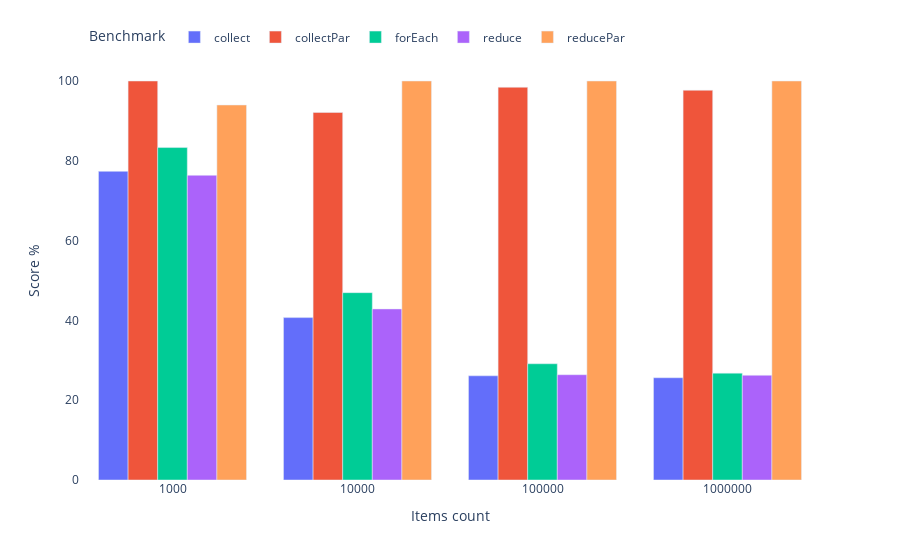

Notebook source saved alongside this figure:
### Code cell
write_chart(chart,profile,benchmark)

### Figure 1 — Plotly figure (JSON) as saved in the notebook; plotly's stock layout.template omitted (floating-point values rounded to 4 significant figures)
{"data": [{"alignmentgroup": "True", "hovertemplate": "Benchmark=collect<br>Items count=%{x}<br>Score %=%{y}<extra></extra>", "legendgroup": "collect", "marker": {"color": "#636efa", "pattern": {"shape": ""}}, "name": "collect", "offsetgroup": "collect", "orientation": "v", "showlegend": true, "textposition": "auto", "type": "bar", "x": ["1000", "10000", "100000", "1000000"], "xaxis": "x", "y": [77.35, 40.7, 26.11, 25.63], "yaxis": "y"}, {"alignmentgroup": "True", "hovertemplate": "Benchmark=collectPar<br>Items count=%{x}<br>Score %=%{y}<extra></extra>", "legendgroup": "collectPar", "marker": {"color": "#EF553B", "pattern": {"shape": ""}}, "name": "collectPar", "offsetgroup": "collectPar", "orientation": "v", "showlegend": true, "textposition": "auto", "type": "bar", "x": ["1000", "10000", "100000", "1000000"], "xaxis": "x", "y": [100, 92.11, 98.43, 97.68], "yaxis": "y"}, {"alignmentgroup": "True", "hovertemplate": "Benchmark=forEach<br>Items count=%{x}<br>Score %=%{y}<extra></extra>", "legendgroup": "forEach", "marker": {"color": "#00cc96", "pattern": {"shape": ""}}, "name": "forEach", "offsetgroup": "forEach", "orientation": "v", "showlegend": true, "textposition": "auto", "type": "bar", "x": ["1000", "10000", "100000", "1000000"], "xaxis": "x", "y": [83.32, 46.95, 29.14, 26.78], "yaxis": "y"}, {"alignmentgroup": "True", "hovertemplate": "Benchmark=reduce<br>Items count=%{x}<br>Score %=%{y}<extra></extra>", "legendgroup": "reduce", "marker": {"color": "#ab63fa", "pattern": {"shape": ""}}, "name": "reduce", "offsetgroup": "reduce", "orientation": "v", "showlegend": true, "textposition": "auto", "type": "bar", "x": ["1000", "10000", "100000", "1000000"], "xaxis": "x", "y": [76.35, 42.87, 26.39, 26.24], "yaxis": "y"}, {"alignmentgroup": "True", "hovertemplate": "Benchmark=reducePar<br>Items count=%{x}<br>Score %=%{y}<extra></extra>", "legendgroup": "reducePar", "marker": {"color": "#FFA15A", "pattern": {"shape": ""}}, "name": "reducePar", "offsetgroup": "reducePar", "orientation": "v", "showlegend": true, "textposition": "auto", "type": "bar", "x": ["1000", "10000", "100000", "1000000"], "xaxis": "x", "y": [93.99, 100, 100, 100], "yaxis": "y"}], "layout": {"autosize": true, "barmode": "group", "legend": {"orientation": "h", "title": {"text": "Benchmark"}, "tracegroupgap": 0, "x": 0.01, "xanchor": "left", "y": 1.02, "yanchor": "bottom"}, "margin": {"t": 60}, "plot_bgcolor": "rgba(0, 0, 0, 0)", "xaxis": {"anchor": "y", "autorange": true, "domain": [0, 1], "range": [-0.5, 3.5], "title": {"text": "Items count"}, "type": "category"}, "yaxis": {"anchor": "x", "autorange": true, "domain": [0, 1], "range": [0, 105.3], "title": {"text": "Score %"}, "type": "linear"}}}
